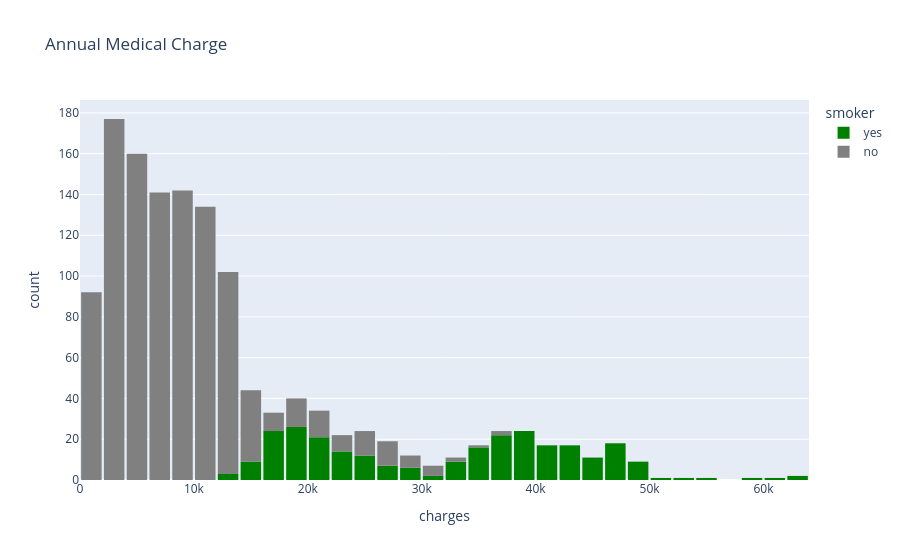

The notebook cell this image was saved under:
### Code cell
fig = px.histogram(medical_df,x='charges',color='smoker',
                   color_discrete_sequence=['green','grey'],
                   title='Annual Medical Charge')
fig.update_layout(bargap=0.1)
fig.show()

### Figure 1 — Plotly figure (JSON) as saved in the notebook; plotly's stock layout.template omitted (floating-point values rounded to 4 significant figures; data arrays with more than 128 entries replaced by an {"elided": "..."} marker saying what was removed)
{"data": [{"bingroup": "x", "hovertemplate": "smoker=yes<br>charges=%{x}<br>count=%{y}<extra></extra>", "legendgroup": "yes", "marker": {"color": "green", "pattern": {"shape": ""}}, "name": "yes", "orientation": "v", "showlegend": true, "type": "histogram", "x": {"elided": "274 float values"}, "xaxis": "x", "yaxis": "y"}, {"bingroup": "x", "hovertemplate": "smoker=no<br>charges=%{x}<br>count=%{y}<extra></extra>", "legendgroup": "no", "marker": {"color": "grey", "pattern": {"shape": ""}}, "name": "no", "orientation": "v", "showlegend": true, "type": "histogram", "x": {"elided": "1064 float values"}, "xaxis": "x", "yaxis": "y"}], "layout": {"bargap": 0.1, "barmode": "relative", "legend": {"title": {"text": "smoker"}, "tracegroupgap": 0}, "title": {"text": "Annual Medical Charge"}, "xaxis": {"anchor": "y", "domain": [0, 1], "title": {"text": "charges"}}, "yaxis": {"anchor": "x", "domain": [0, 1], "title": {"text": "count"}}}}
